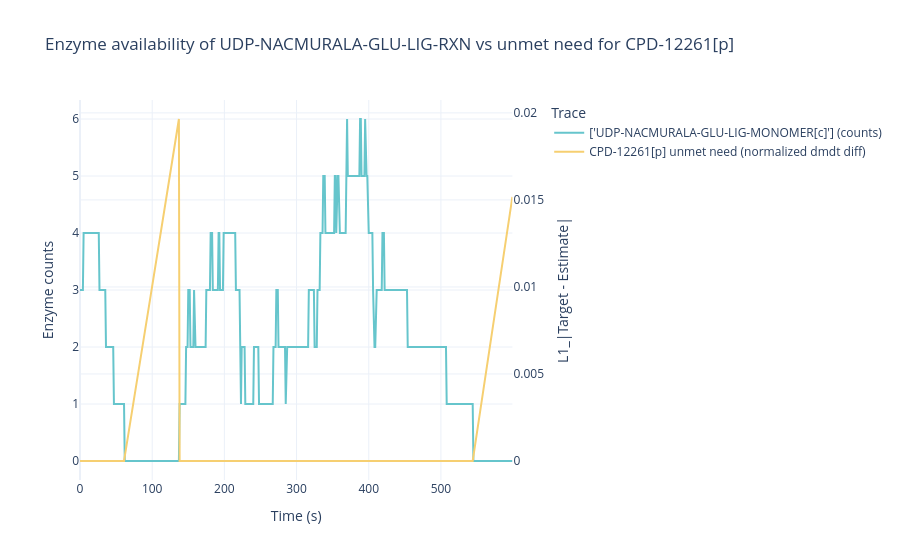

The notebook cell this image was saved under:
### Code cell
import pandas as pd
import plotly.graph_objects as go
from plotly.subplots import make_subplots

met = "CPD-12261[p]"  # (you wrote CPD-12251[p] once—use the exact column name you have)
enzyme_label = f"{enzyme_name} (counts)"
need_label = f"{met} unmet need (normalized dmdt diff)"

# --- align indices (time) robustly ---
enz = enzyme_timeseries.copy()
need = dmdt_diff_interest[met].copy() if isinstance(dmdt_diff_interest, pd.DataFrame) else dmdt_diff_interest
pastel = px.colors.qualitative.Pastel
# Ensure both are Series with numeric index
enz = pd.Series(enz.values, index=enz.index, name="enzyme_counts")
need = pd.Series(need.values, index=need.index, name="unmet_need")

# Inner-join on shared timepoints
df_plot = pd.concat([enz, need], axis=1, join="inner").dropna()

fig = make_subplots(specs=[[{"secondary_y": True}]])

fig.add_trace(
    go.Scatter(
        x=df_plot.index,
        y=df_plot["enzyme_counts"],
        mode="lines",
        name=enzyme_label,
    ),
    secondary_y=False
)

fig.add_trace(
    go.Scatter(
        x=df_plot.index,
        y=df_plot["unmet_need"],
        mode="lines",
        name=need_label,
    ),
    secondary_y=True
)

fig.update_layout(
    title=f"Enzyme availability of UDP-NACMURALA-GLU-LIG-RXN vs unmet need for {met}",
    template="plotly_white",
    legend_title_text="Trace",
    colorway=px.colors.qualitative.Pastel,
    paper_bgcolor='rgba(255, 0, 0, 0)',
    plot_bgcolor='rgba(255, 0, 0, 0)',
)

fig.update_xaxes(title_text="Time (s)")
fig.update_yaxes(title_text="Enzyme counts", secondary_y=False)
fig.update_yaxes(title_text="L1_|Target - Estimate|", secondary_y=True)

# fig.show()
fig.write_image("/Users/HeenaSaqib/dev/vEcoli/notebooks/Heena notebooks/Metabolism_New Genes/out/objective_weights/enzyme_availiability_vs_unmet_need.png",
                width=1400, height=500, scale=3)

### Figure 1 — Plotly figure (JSON) as saved in the notebook; plotly's stock layout.template omitted (floating-point values rounded to 4 significant figures; data arrays with more than 128 entries replaced by an {"elided": "..."} marker saying what was removed)
{"data": [{"mode": "lines", "name": "['UDP-NACMURALA-GLU-LIG-MONOMER[c]'] (counts)", "x": {"elided": "600 int values"}, "y": {"elided": "600 int values"}, "type": "scatter", "xaxis": "x", "yaxis": "y"}, {"mode": "lines", "name": "CPD-12261[p] unmet need (normalized dmdt diff)", "x": {"elided": "600 int values"}, "y": {"elided": "600 float values"}, "type": "scatter", "xaxis": "x", "yaxis": "y2"}], "layout": {"xaxis": {"anchor": "y", "domain": [0.0, 0.94], "title": {"text": "Time (s)"}}, "yaxis": {"anchor": "x", "domain": [0.0, 1.0], "title": {"text": "Enzyme counts"}}, "yaxis2": {"anchor": "x", "overlaying": "y", "side": "right", "title": {"text": "L1_|Target - Estimate|"}}, "legend": {"title": {"text": "Trace"}}, "title": {"text": "Enzyme availability of UDP-NACMURALA-GLU-LIG-RXN vs unmet need for CPD-12261[p]"}, "colorway": ["rgb(102, 197, 204)", "rgb(246, 207, 113)", "rgb(248, 156, 116)", "rgb(220, 176, 242)", "rgb(135, 197, 95)", "rgb(158, 185, 243)", "rgb(254, 136, 177)", "rgb(201, 219, 116)", "rgb(139, 224, 164)", "rgb(180, 151, 231)", "rgb(179, 179, 179)"], "paper_bgcolor": "rgba(255, 0, 0, 0)", "plot_bgcolor": "rgba(255, 0, 0, 0)"}}
